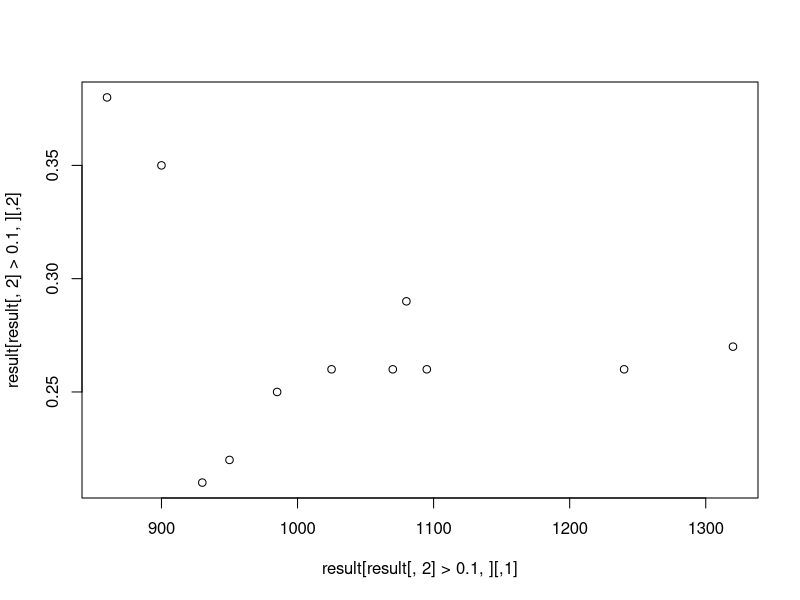

Source code (R):
#############################
#opcje na google 2019/02/15
#############################
library(dplyr)
library(openxlsx)
data = read.xlsx("googl_opt.xlsx")
data$r = 0.027
head(data)
data_by_ask = data %>% filter(Ask > 0) %>% mutate(price=(Bid+Ask)/2)
data_by_last_price = data %>% filter( Volume > 0)
d1 = function(S, K, r, sigma, Time)
{
    #d1 from BS formula
    return((log(S / K) + (r + (sigma ^ 2) / 2)*Time) / (sigma*sqrt(Time)))
}

d2 = function(S, K, r, sigma, Time)
{
    #d2 from BS formula
    return(d1(S, K, r, sigma,Time) - sigma*sqrt(Time))
}

call_opt_price = function(S, K, r, sigma, Time)
{
    #call option price from BS formula
    return(S * pnorm(d1(S, K, r, sigma, Time)) - K * exp(-r * Time) * pnorm(d2(S, K, r, sigma, Time)))
}


get_volatility = function(n, data, price_colname)
{
    #wylicza volatility na postawie (BS_formula(vol)-call_price)^2 ->min
    ################################
    
    #initial parameters
    S = data$S[n]
    K = data$Strike[n]
    r = data$r[n]
    Time = data$T[n]
    price = data[n, price_colname]
    #
    
    #ciag volatility
    vol = seq(0.01, 0.9, by = 0.01)
    #
    
    #wartosci (BS_formula(vol)-call_price)^2
    vols=sapply(vol, function(x) (call_opt_price(S, K, r, x, Time) - price) ^ 2)
    #
    
    #wybieramy volatility o najmniejszej roznice
    vol[which.min(vols)] %>%
        return
}

#dla kazdego wiersza wyliczyc volatility implikowana
result = sapply(1:dim(data_by_ask)[1], function(x)
    c(
        data_by_ask[x, "Strike"],
        get_volatility(x, data_by_ask, "price")
    )) %>% t
plot(result[result[,2]>0.1,]) #wyrzucam outliers
